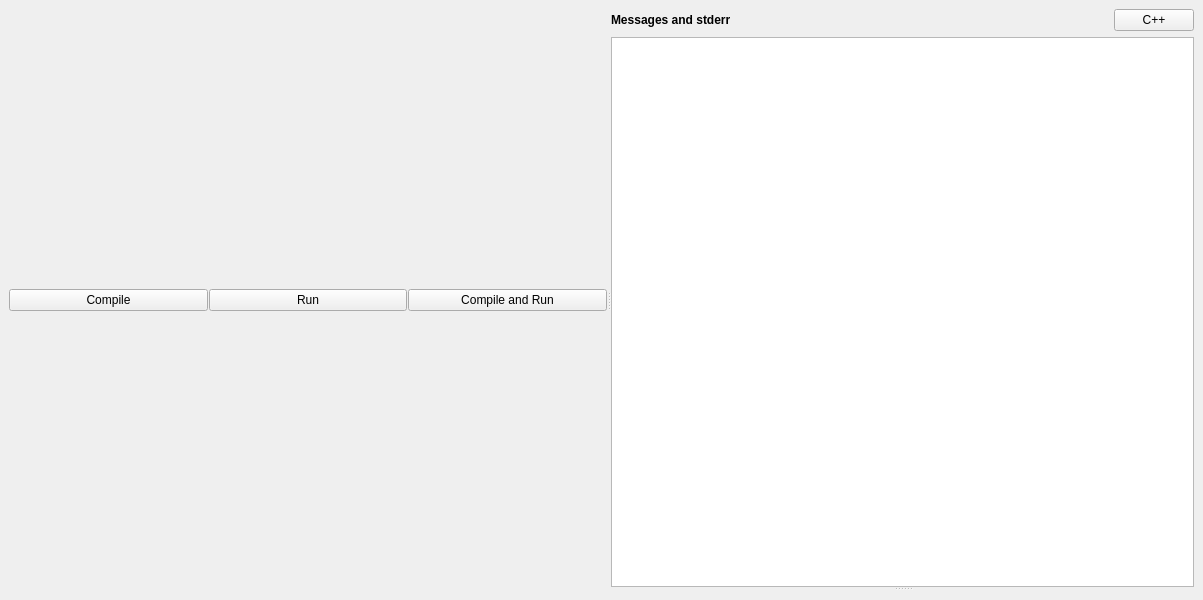
<?xml version="1.0" encoding="UTF-8"?>
<ui version="4.0">
 <class>MainWindow</class>
 <widget class="QMainWindow" name="MainWindow">
  <property name="geometry">
   <rect>
    <x>0</x>
    <y>0</y>
    <width>1203</width>
    <height>600</height>
   </rect>
  </property>
  <property name="windowTitle">
   <string>CP Editor</string>
  </property>
  <widget class="QWidget" name="centralwidget">
   <property name="enabled">
    <bool>true</bool>
   </property>
   <layout class="QHBoxLayout" name="horizontalLayout">
    <item>
     <widget class="QSplitter" name="splitter">
      <property name="orientation">
       <enum>Qt::Horizontal</enum>
      </property>
      <widget class="QWidget" name="layoutWidget_1">
       <layout class="QVBoxLayout" name="left_pane" stretch="0,0">
        <property name="spacing">
         <number>1</number>
        </property>
        <property name="sizeConstraint">
         <enum>QLayout::SetDefaultConstraint</enum>
        </property>
        <item>
         <layout class="QVBoxLayout" name="verticalLayout_8"/>
        </item>
        <item>
         <layout class="QHBoxLayout" name="horizontalLayout_9">
          <item>
           <widget class="QPushButton" name="compile">
            <property name="text">
             <string>Compile</string>
            </property>
           </widget>
          </item>
          <item>
           <widget class="QPushButton" name="runOnly">
            <property name="text">
             <string>Run</string>
            </property>
           </widget>
          </item>
          <item>
           <widget class="QPushButton" name="run">
            <property name="text">
             <string>Compile and Run</string>
            </property>
           </widget>
          </item>
         </layout>
        </item>
       </layout>
      </widget>
      <widget class="QWidget" name="layoutWidget_2">
       <layout class="QVBoxLayout" name="right_pane">
        <item>
         <layout class="QVBoxLayout" name="verticalLayout_5">
          <item>
           <layout class="QHBoxLayout" name="horizontalLayout_6">
            <item>
             <widget class="QLabel" name="compiler_out">
              <property name="font">
               <font>
                <weight>75</weight>
                <bold>true</bold>
               </font>
              </property>
              <property name="text">
               <string>Messages and stderr</string>
              </property>
             </widget>
            </item>
            <item>
             <spacer name="horizontalSpacer_3">
              <property name="orientation">
               <enum>Qt::Horizontal</enum>
              </property>
              <property name="sizeHint" stdset="0">
               <size>
                <width>40</width>
                <height>20</height>
               </size>
              </property>
             </spacer>
            </item>
            <item>
             <widget class="QPushButton" name="changeLanguageButton">
              <property name="sizePolicy">
               <sizepolicy hsizetype="Minimum" vsizetype="Fixed">
                <horstretch>0</horstretch>
                <verstretch>0</verstretch>
               </sizepolicy>
              </property>
              <property name="minimumSize">
               <size>
                <width>25</width>
                <height>0</height>
               </size>
              </property>
              <property name="text">
               <string>C++</string>
              </property>
             </widget>
            </item>
           </layout>
          </item>
          <item>
           <widget class="QSplitter" name="right_splitter">
            <property name="orientation">
             <enum>Qt::Vertical</enum>
            </property>
            <widget class="QTextBrowser" name="compiler_edit"/>
            <widget class="QWidget" name="test_cases_widget">
             <layout class="QVBoxLayout" name="test_cases_layout"/>
            </widget>
           </widget>
          </item>
         </layout>
        </item>
       </layout>
      </widget>
     </widget>
    </item>
   </layout>
  </widget>
 </widget>
 <resources/>
 <connections/>
</ui>
